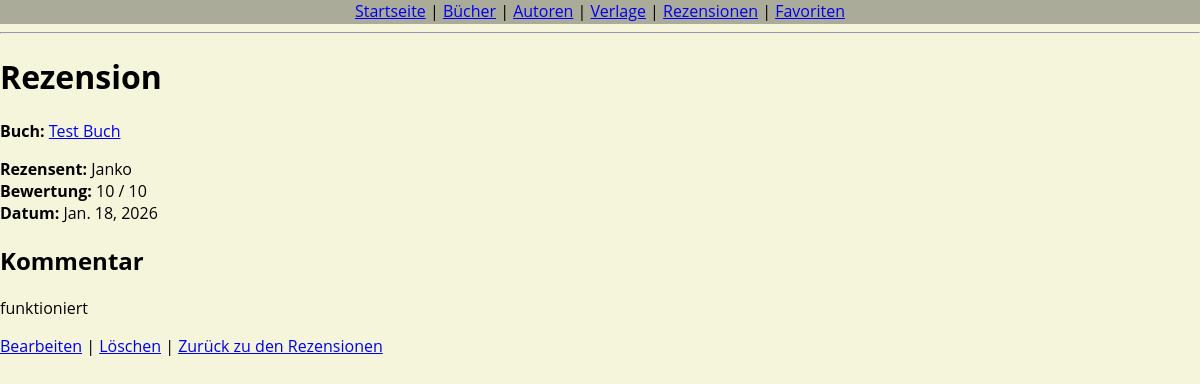
/reviews/5/, run on the app's committed database.
### library/models.py (models this page shows, shortened)
class Review(models.Model):
    Buch = models.ForeignKey(BookItem, on_delete=models.CASCADE, related_name="reviews")
    Rezensent = models.CharField(max_length=100)
    Bewertung = models.PositiveSmallIntegerField(validators=[MinValueValidator(1),MaxValueValidator(10)])
    Kommentar = models.TextField(blank=True)
    Datum = models.DateField(default=date.today)

class BookItem(models.Model):
    Titel = models.CharField(max_length=200)
    Author = models.ForeignKey(Author, on_delete=models.SET_NULL, null=True, blank=True)
    Veröffentlichungsdatum = models.DateField(default=date.today)
    Publisher = models.ForeignKey(Publisher, on_delete=models.CASCADE, null=True, blank=True)
    Genre = models.CharField(max_length=100, blank=True)
    Beschreibung = models.TextField(blank=True)

### library/views.py (the view)
# urls.py: path("reviews/<int:pk>/", views.ReviewDetailView.as_view(), name="review_detail"),
class ReviewDetailView(DetailView):
    model = Review
    template_name = "library/reviews/review_detail.html"
    context_object_name = "review"

### library/templates/library/reviews/review_detail.html
{% extends "library/base.html" %}
{% block content %}
  <h1>Rezension</h1>
  <p>
    <strong>Buch:</strong>
    <a href="{% url 'book_detail' review.Buch.pk %}">{{ review.Buch.Titel }}</a>
  </p>
  <p>
    <strong>Rezensent:</strong> {{ review.Rezensent }}<br>
    <strong>Bewertung:</strong> {{ review.Bewertung }} / 10<br>
    <strong>Datum:</strong> {{ review.Datum }}
  </p>
  <h2>Kommentar</h2>
  <p>{{ review.Kommentar }}</p>
  <p>
    <a href="{% url 'review_update' review.pk %}">Bearbeiten</a> |
    <a href="{% url 'review_delete' review.pk %}">Löschen</a> |
    <a href="{% url 'review_list' %}">Zurück zu den Rezensionen</a>
  </p>
{% endblock %}

### library/templates/library/base.html (style rules this page uses)
body { font-family: 'Open Sans', sans-serif; background-color: beige; margin: 0; }

### data on the page
Review: Buch.Titel "Test Buch", Rezensent "Janko", Bewertung "10", Datum "Jan. 18, 2026", Kommentar "funktioniert"
